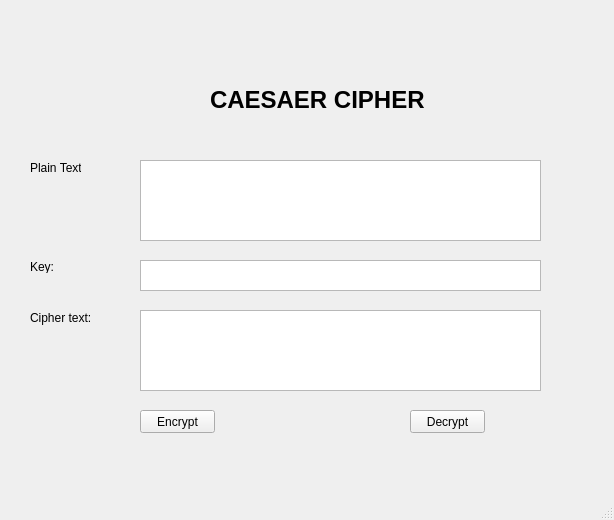
<?xml version="1.0" encoding="UTF-8"?>
<ui version="4.0">
 <class>MainWindow</class>
 <widget class="QMainWindow" name="MainWindow">
  <property name="geometry">
   <rect>
    <x>0</x>
    <y>0</y>
    <width>614</width>
    <height>520</height>
   </rect>
  </property>
  <property name="windowTitle">
   <string>MainWindow</string>
  </property>
  <widget class="QWidget" name="centralwidget">
   <widget class="QLabel" name="label">
    <property name="geometry">
     <rect>
      <x>210</x>
      <y>60</y>
      <width>221</width>
      <height>81</height>
     </rect>
    </property>
    <property name="text">
     <string>&lt;html&gt;&lt;head/&gt;&lt;body&gt;&lt;p&gt;&lt;span style=&quot; font-size:18pt; font-weight:600;&quot;&gt;CAESAER CIPHER&lt;/span&gt;&lt;/p&gt;&lt;/body&gt;&lt;/html&gt;</string>
    </property>
   </widget>
   <widget class="QLabel" name="label_2">
    <property name="geometry">
     <rect>
      <x>30</x>
      <y>160</y>
      <width>51</width>
      <height>16</height>
     </rect>
    </property>
    <property name="text">
     <string>Plain Text:</string>
    </property>
   </widget>
   <widget class="QLabel" name="label_3">
    <property name="geometry">
     <rect>
      <x>30</x>
      <y>260</y>
      <width>47</width>
      <height>13</height>
     </rect>
    </property>
    <property name="text">
     <string>Key:</string>
    </property>
   </widget>
   <widget class="QLabel" name="label_4">
    <property name="geometry">
     <rect>
      <x>30</x>
      <y>310</y>
      <width>61</width>
      <height>16</height>
     </rect>
    </property>
    <property name="text">
     <string>Cipher text:</string>
    </property>
   </widget>
   <widget class="QPushButton" name="btn_encrypt">
    <property name="geometry">
     <rect>
      <x>140</x>
      <y>410</y>
      <width>75</width>
      <height>23</height>
     </rect>
    </property>
    <property name="text">
     <string>Encrypt</string>
    </property>
   </widget>
   <widget class="QPushButton" name="btn_decrypt">
    <property name="geometry">
     <rect>
      <x>410</x>
      <y>410</y>
      <width>75</width>
      <height>23</height>
     </rect>
    </property>
    <property name="text">
     <string>Decrypt</string>
    </property>
   </widget>
   <widget class="QPlainTextEdit" name="txt_plain_text">
    <property name="geometry">
     <rect>
      <x>140</x>
      <y>160</y>
      <width>401</width>
      <height>81</height>
     </rect>
    </property>
   </widget>
   <widget class="QPlainTextEdit" name="txt_cipher_text">
    <property name="geometry">
     <rect>
      <x>140</x>
      <y>310</y>
      <width>401</width>
      <height>81</height>
     </rect>
    </property>
   </widget>
   <widget class="QPlainTextEdit" name="txt_key">
    <property name="geometry">
     <rect>
      <x>140</x>
      <y>260</y>
      <width>401</width>
      <height>31</height>
     </rect>
    </property>
   </widget>
  </widget>
  <widget class="QMenuBar" name="menubar">
   <property name="geometry">
    <rect>
     <x>0</x>
     <y>0</y>
     <width>614</width>
     <height>21</height>
    </rect>
   </property>
  </widget>
  <widget class="QStatusBar" name="statusbar"/>
 </widget>
 <resources/>
 <connections/>
</ui>
